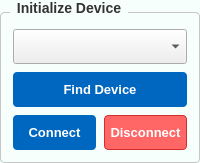
              <widget class="QGroupBox" name="groupBox_initialize_device">
               <property name="font">
                <font>
                 <family>Segoe UI</family>
                 <pointsize>-1</pointsize>
                 <weight>75</weight>
                 <bold>true</bold>
                </font>
               </property>
               <property name="styleSheet">
                <string notr="true">/* Khung chính của GroupBox */
QGroupBox {
    background-color: #F7FFFD; /* Màu nền theo yêu cầu của bạn */
    border: 1px solid #c6c6c6; /* Viền xám mảnh để định hình khối */
    border-radius: 4px;        /* Bo tròn góc 4px đồng bộ với QPushButton */
    margin-top: 12px;          /* Tạo khoảng cách phía trên để nhường chỗ cho chữ tiêu đề */
    font-size: 14px;           /* Kích thước chữ tiêu đề */
    font-weight: bold;         /* Làm đậm chữ tiêu đề */
    color: #333333;            /* Màu chữ tiêu đề */
}

/* Tùy chỉnh vị trí của chữ tiêu đề GroupBox */
QGroupBox::title {
    subcontrol-origin: margin;
    subcontrol-position: top left; /* Đặt tiêu đề ở góc trên bên trái */
    left: 10px;                    /* Đẩy chữ dịch vào trong một chút cho đẹp */
    padding: 0px 5px;              /* Khoảng cách đệm xung quanh chữ */
}
</string>
               </property>
               <property name="title">
                <string>Initialize Device</string>
               </property>
               <layout class="QVBoxLayout" name="vlayout_init_device">
                <property name="spacing">
                 <number>8</number>
                </property>
                <property name="leftMargin">
                 <number>12</number>
                </property>
                <property name="topMargin">
                 <number>16</number>
                </property>
                <property name="rightMargin">
                 <number>12</number>
                </property>
                <property name="bottomMargin">
                 <number>12</number>
                </property>
                <item>
                 <widget class="QComboBox" name="comboBox_device_list">
                  <property name="minimumSize">
                   <size>
                    <width>0</width>
                    <height>35</height>
                   </size>
                  </property>
                  <property name="font">
                   <font>
                    <family>Segoe UI</family>
                    <pointsize>10</pointsize>
                   </font>
                  </property>
                 </widget>
                </item>
                <item>
                 <widget class="QPushButton" name="pushButton_find_device">
                  <property name="minimumSize">
                   <size>
                    <width>0</width>
                    <height>35</height>
                   </size>
                  </property>
                  <property name="font">
                   <font>
                    <family>Segoe UI</family>
                    <pointsize>10</pointsize>
                    <weight>75</weight>
                    <bold>true</bold>
                   </font>
                  </property>
                  <property name="styleSheet">
                   <string notr="true">QPushButton { background-color:#0067c0; color:white; border:none; border-radius:4px; font-weight:600; }QPushButton:hover { background-color:#005ba1; }</string>
                  </property>
                  <property name="text">
                   <string>Find Device</string>
                  </property>
                 </widget>
                </item>
                <item>
                 <layout class="QHBoxLayout" name="hlayout_connect_btns">
                  <property name="spacing">
                   <number>8</number>
                  </property>
                  <item>
                   <widget class="QPushButton" name="pushButton_Connect_Device">
                    <property name="minimumSize">
                     <size>
                      <width>0</width>
                      <height>35</height>
                     </size>
                    </property>
                    <property name="font">
                     <font>
                      <family>Segoe UI</family>
                      <pointsize>10</pointsize>
                      <weight>75</weight>
                      <bold>true</bold>
                     </font>
                    </property>
                    <property name="styleSheet">
                     <string notr="true">QPushButton { background-color:#0067c0; color:white; border:none; border-radius:4px; font-weight:600; }QPushButton:hover { background-color:#005ba1; }</string>
                    </property>
                    <property name="text">
                     <string>Connect</string>
                    </property>
                   </widget>
                  </item>
                  <item>
                   <widget class="QPushButton" name="pushButton_disconnect_dev">
                    <property name="minimumSize">
                     <size>
                      <width>0</width>
                      <height>35</height>
                     </size>
                    </property>
                    <property name="font">
                     <font>
                      <family>Segoe UI</family>
                      <pointsize>10</pointsize>
                      <weight>75</weight>
                      <bold>true</bold>
                     </font>
                    </property>
                    <property name="styleSheet">
                     <string notr="true">QPushButton { 
    background-color: rgb(255,102,102); /* Màu đỏ hiện đại, tươi sáng */
    border: 1px solid #d32f2f;          /* Viền đỏ đậm hơn một chút để sắc nét */
    border-radius: 4px;                 /* Giữ nguyên bo tròn 4px */
    color: white;                       /* Ép chữ sang màu trắng để nổi bật trên nền đỏ */
    font-weight: bold;                  /* Làm đậm chữ để dễ đọc hơn (Tùy chọn) */
}

/* Hiệu ứng khi di chuột qua nút (Đổi sang đỏ đậm hơn) */
QPushButton:hover { 
    background-color: rgb(230, 45, 35); 
}

/* Hiệu ứng khi ấn giữ nút (Tùy chọn để tăng trải nghiệm) */
QPushButton:pressed {
    background-color: rgb(195, 30, 22);
}
</string>
                    </property>
                    <property name="text">
                     <string>Disconnect</string>
                    </property>
                   </widget>
                  </item>
                 </layout>
                </item>
               </layout>
              </widget>
